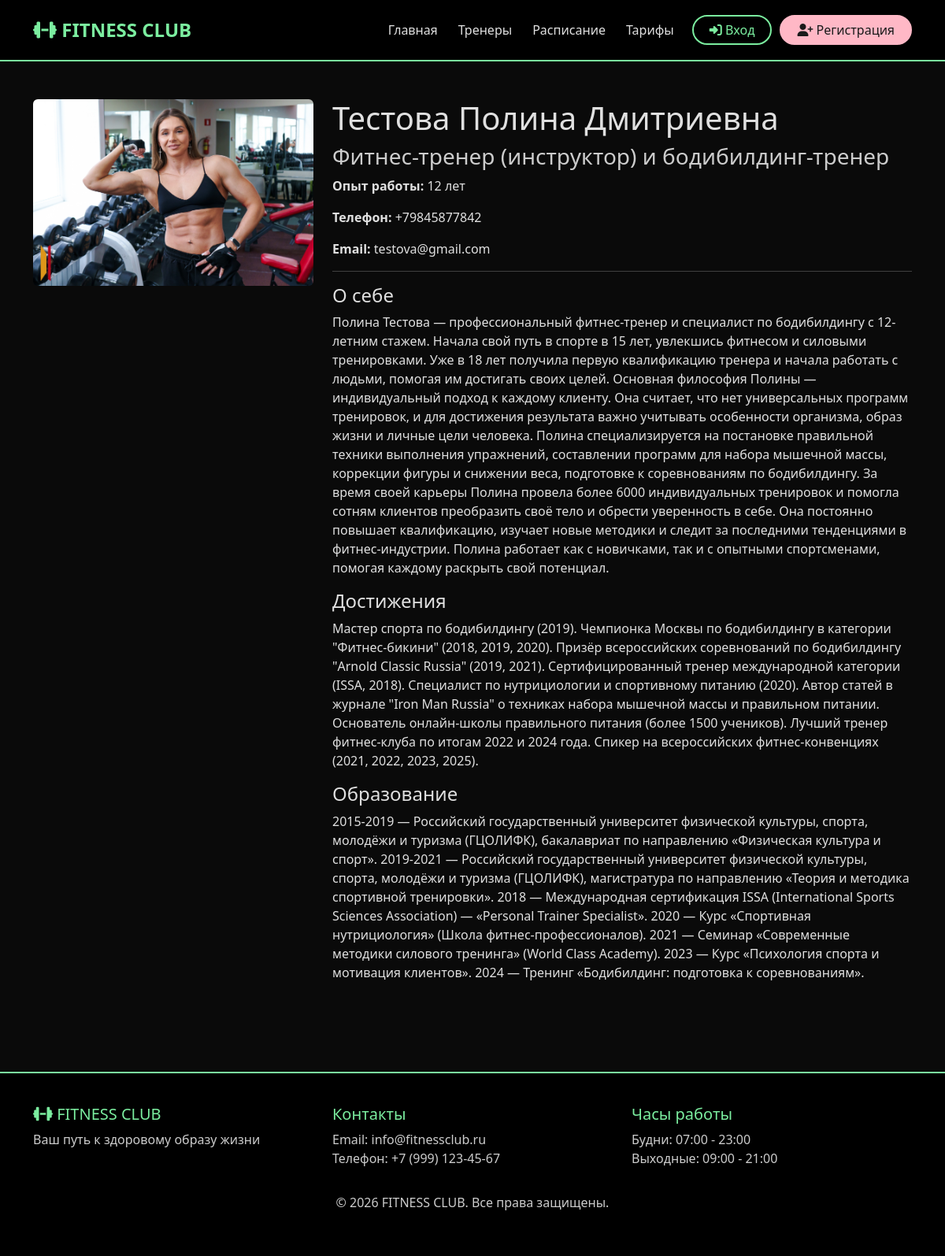
The app's page /trainers/23/ with its own data.
### main/models.py (models this page shows, shortened)
class TrainerBio(models.Model):
    trainer = models.OneToOneField( 'users.User', on_delete=models.CASCADE, primary_key=True,related_name='bio')
    specialty = models.CharField('Специализация', max_length=100)
    experience_years = models.IntegerField('Стаж работы', default=0)
    photo = models.ImageField('Фото', upload_to='trainers/', null=True, blank=True)
    bio = models.TextField('Биография', blank=True)
    achievements = models.TextField('Достижения', blank=True)
    education = models.TextField('Образование', blank=True)
    class Meta:
        verbose_name = 'Биография тренера'
        verbose_name_plural = 'Биографии тренеров'

### users/models.py (models this page shows, shortened)
class User(AbstractUser):
    first_name = None
    last_name = None
    username = None
    full_name = models.CharField('ФИО', max_length=200)
    email = models.EmailField('Email', unique=True)
    phone = models.CharField('Телефон', max_length=12, blank=True, unique=True)
    birth_date = models.DateField('Дата рождения', null=True, blank=True)
    is_trainer = models.BooleanField('Тренер', default=False)
    tariff_name = models.CharField('Название тарифа', max_length=100, blank=True, null=True)
    tariff_price = models.DecimalField('Цена тарифа', max_digits=10, decimal_places=2, blank=True, null=True)
    tariff_duration = models.IntegerField('Длительность тарифа (дней)', blank=True, null=True)
    tariff_purchase_date = models.DateField('Дата покупки', auto_now_add=True, null=True)
    tariff_end_date = models.DateField('Дата окончания тарифа', blank=True, null=True)
    tariff_type = models.CharField(  'Тип тарифа',max_length=20,choices=[('day', 'Дневной (до 17:00)'), ('evening', 'Вечерний (после 17:00)'), ('unlimited', 'Безлимитный')],blank=True,null=True)
    tariff_has_personal = models.BooleanField('Доступ к персональным тренировкам', default=False)
    USERNAME_FIELD = 'email'
    REQUIRED_FIELDS = ['full_name']
    class Meta:
        verbose_name = 'Пользователь'
        verbose_name_plural = 'Пользователи'

### main/views.py (the view)
# urls.py: path('trainers/<int:pk>/', views.trainer_detail, name='trainer_detail'),
def trainer_detail(request, pk):
    bio = get_object_or_404(TrainerBio, pk=pk)
    logger.info(f'Пользователь {request.user.full_name if request.user.is_authenticated else "Гость"} просматривает профиль тренера: {bio.trainer.full_name}')
    return render(request, 'trainer_detail.html', {'bio': bio})

### main/templates/trainer_detail.html (shortened to what this page needs)
{% extends 'base.html' %}
{% block content %}
<div class="container py-5">
    <div class="row">
        <div class="col-md-4">
            {% if bio.photo %}
                <img src="{{ bio.photo.url }}" class="img-fluid rounded" alt="{{ bio.trainer.full_name }}" style="border-radius: 15px;">
            {% else %}
                <div class="bg-secondary text-white rounded d-flex align-items-center justify-content-center" style="height: 300px;">
                    <i class="fas fa-user fa-8x"></i>
                </div>
            {% endif %}
        </div>
        <div class="col-md-8">
            <h1>{{ bio.trainer.full_name }}</h1>
            <h3 class="text-muted">{{ bio.specialty }}</h3>
            <p><strong>Опыт работы:</strong> {{ bio.experience_years }} лет</p>
            <p><strong>Телефон:</strong> {{ bio.trainer.phone }}</p>
            <p><strong>Email:</strong> {{ bio.trainer.email }}</p>
            {% if bio.bio %}
                <hr>
                <h4>О себе</h4>
                <p>{{ bio.bio }}</p>
            {% endif %}
            {% if bio.achievements %}
                <h4>Достижения</h4>
                <p>{{ bio.achievements }}</p>
            {% endif %}
            {% if bio.education %}
                <h4>Образование</h4>
                <p>{{ bio.education }}</p>
            {% endif %}
        </div>
    </div>
</div>
{% endblock %}

### main/templates/base.html (style rules this page uses)
body { background-color: #0a0a0a; color: #e0e0e0; }
.text-muted { color: #cccccc !important; }
.text-muted h3, h3.text-muted { color: #cccccc !important; }

### records on screen
TrainerBio: photo (picture), trainer.full_name "Тестова Полина Дмитриевна", specialty "Фитнес-тренер (инструктор) и бодибилдинг-тренер", experience_years "12", trainer.phone "+79845877842", trainer.email "testova@gmail.com", bio "Полина Тестова — профессиональный фитнес-тренер и специалист по бодибилдингу с 12-летним стажем. Начала свой путь в спорте в 15 лет, увлекшись фитнесом и силовыми тренировками. Уже в 18 лет получила первую квалификацию тренера и начала работать с людьми, помогая им достигать своих целей. Основная философия Полины — индивидуальный подход к каждому клиенту. Она считает, что нет универсальных программ тренировок, и для достижения результата важно учитывать особенности организма, образ жизни и личные цели человека. Полина специализируется на постановке правильной техники выполнения упражнений, составлении программ для набора мышечной массы, коррекции фигуры и снижении веса, подготовке к…", achievements "Мастер спорта по бодибилдингу (2019). Чемпионка Москвы по бодибилдингу в категории \"Фитнес-бикини\" (2018, 2019, 2020). Призёр всероссийских соревнований по бодибилдингу \"Arnold Classic Russia\" (2019, 2021). Сертифицированный тренер международной категории (ISSA, 2018). Специалист по нутрициологии и спортивному питанию (2020). Автор статей в журнале \"Iron Man Russia\" о техниках набора мышечной массы и правильном питании. Основатель онлайн-школы правильного питания (более 1500 учеников). Лучший тренер фитнес-клуба по итогам 2022 и 2024 года. Спикер на всероссийских фитнес-конвенциях (2021, 2022, 2023, 2025).", education "2015-2019 — Российский государственный университет физической культуры, спорта, молодёжи и туризма (ГЦОЛИФК), бакалавриат по направлению «Физическая культура и спорт». 2019-2021 — Российский государственный университет физической культуры, спорта, молодёжи и туризма (ГЦОЛИФК), магистратура по направлению «Теория и методика спортивной тренировки». 2018 — Международная сертификация ISSA (International Sports Sciences Association) — «Personal Trainer Specialist». 2020 — Курс «Спортивная нутрициология» (Школа фитнес-профессионалов). 2021 — Семинар «Современные методики силового тренинга» (World Class Academy). 2023 — Курс «Психология спорта и мотивация клиентов». 2024 — Тренинг «Бодибилдинг:…"
